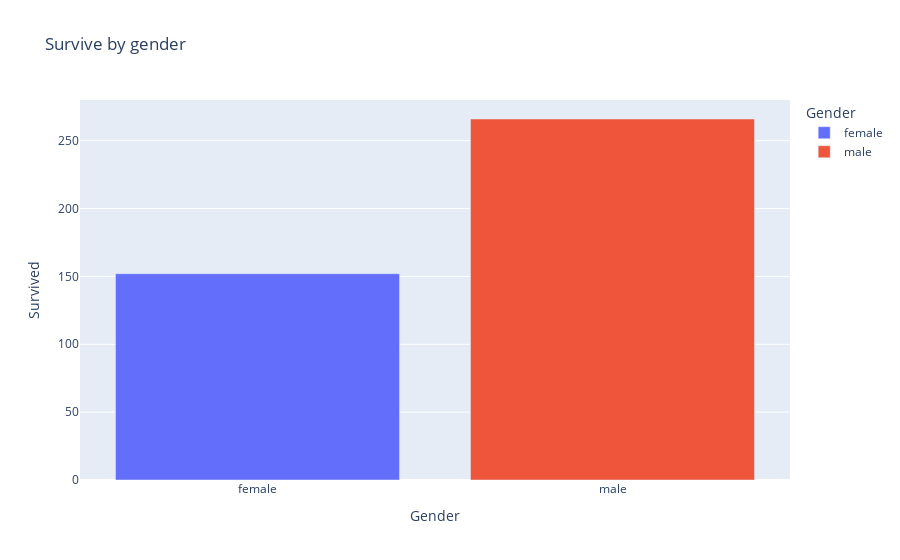

Notebook source saved alongside this figure:
### Code cell
fig = px.bar(survival_count,x='Sex',y='Count',
             color='Sex',labels={'Sex':'Gender','Count':'Survived'},
             title='Survive by gender')
fig.show()

### Figure 1 — Plotly figure (JSON) as saved in the notebook; plotly's stock layout.template omitted (floating-point values rounded to 4 significant figures)
{"data": [{"alignmentgroup": "True", "hovertemplate": "Gender=%{x}<br>Survived=%{y}<extra></extra>", "legendgroup": "female", "marker": {"color": "#636efa", "pattern": {"shape": ""}}, "name": "female", "offsetgroup": "female", "orientation": "v", "showlegend": true, "textposition": "auto", "type": "bar", "x": ["female"], "xaxis": "x", "y": [152], "yaxis": "y"}, {"alignmentgroup": "True", "hovertemplate": "Gender=%{x}<br>Survived=%{y}<extra></extra>", "legendgroup": "male", "marker": {"color": "#EF553B", "pattern": {"shape": ""}}, "name": "male", "offsetgroup": "male", "orientation": "v", "showlegend": true, "textposition": "auto", "type": "bar", "x": ["male"], "xaxis": "x", "y": [266], "yaxis": "y"}], "layout": {"barmode": "relative", "legend": {"title": {"text": "Gender"}, "tracegroupgap": 0}, "title": {"text": "Survive by gender"}, "xaxis": {"anchor": "y", "categoryarray": ["female", "male"], "categoryorder": "array", "domain": [0, 1], "title": {"text": "Gender"}}, "yaxis": {"anchor": "x", "domain": [0, 1], "title": {"text": "Survived"}}}}
